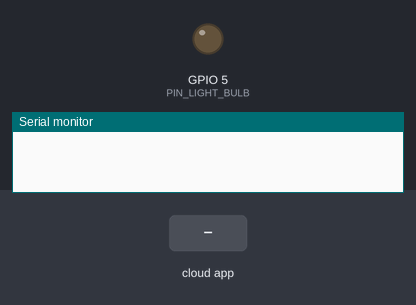
This sketch was run on a simulated ESP32. Shown: output pins drawn as LEDs (lit = HIGH), the last lines printed to the serial monitor. Inputs (shaded band) come from the test bench. The RemoteXY app is connected.

Above: at 1.2 s.
1.3 s: the phone or cloud app sets Light_Bulb to 1
At 2.5 s:
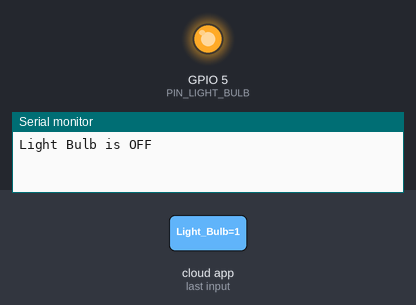
2.8 s: the phone or cloud app sets Light_Bulb to 0
At 3.7 s:
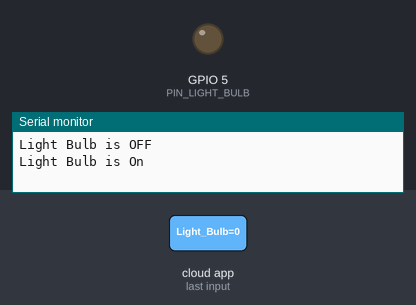
Timing chart, 0 to 5.8 s (numbered marks = the images above; inputs shaded):
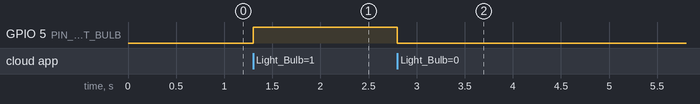

The sketch:

Home_Automation.ino
```cpp
// RemoteXY select connection mode and include library
#define REMOTEXY_MODE__WIFI_POINT

#include <WiFi.h>

// RemoteXY connection settings
#define REMOTEXY_WIFI_SSID "RemoteXY"
#define REMOTEXY_WIFI_PASSWORD "12345678"
#define REMOTEXY_SERVER_PORT 6377


#include <RemoteXY.h>

// RemoteXY GUI configuration
#pragma pack(push, 1)
uint8_t RemoteXY_CONF[] =   // 36 bytes
  { 255,1,0,0,0,29,0,17,0,0,0,164,1,106,200,1,1,1,0,2,
  31,80,44,22,1,36,26,31,31,79,70,70,0,79,78,0 };

// this structure defines all the variables and events of your control interface
struct {

    // input variables
  uint8_t Light_Bulb; // =1 if switch ON and =0 if OFF

    // other variable
  uint8_t connect_flag;  // =1 if wire connected, else =0

} RemoteXY;
#pragma pack(pop)

#define PIN_LIGHT_BULB 5

bool lastState = LOW;

void setup()
{
  RemoteXY_Init ();

  pinMode (PIN_LIGHT_BULB, OUTPUT);
  Serial.begin(115200);
}

void loop()
{
  RemoteXY_Handler ();

  digitalWrite(PIN_LIGHT_BULB, (RemoteXY.Light_Bulb==0)?LOW:HIGH);

  bool currentState = (RemoteXY.Light_Bulb==0)?LOW:HIGH;
  if (currentState != lastState) {
    if (currentState == HIGH) {
      Serial.println("Light Bulb is OFF");
    } else {
      Serial.println("Light Bulb is On");
    }
    lastState = currentState;
  }
  // use the RemoteXY structure for data transfer
  // do not call delay(), use instead RemoteXY_delay()
}
```

Measured:
- after the input at 1.3 s, GPIO 5 (PIN_LIGHT_BULB): LOW → HIGH at once
- after the input at 2.8 s, GPIO 5 (PIN_LIGHT_BULB): HIGH → LOW at once
